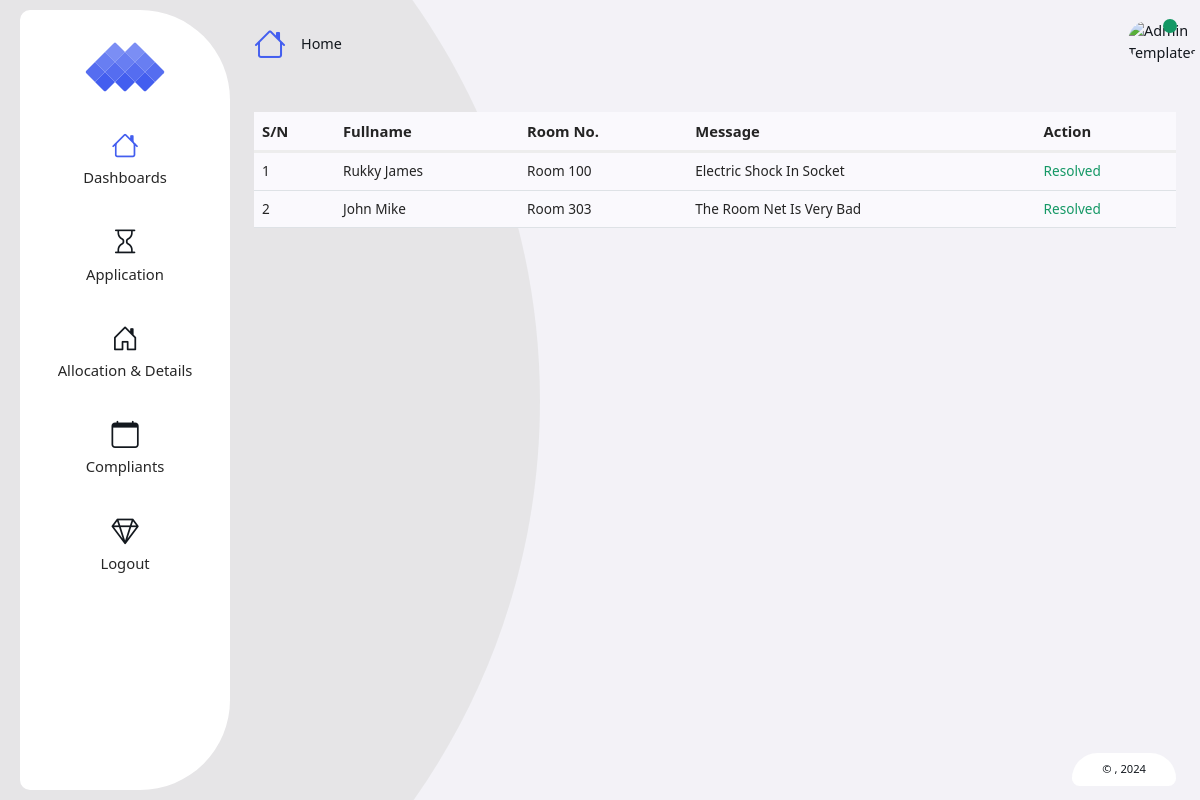
/php/view/admin/compliants.php (signed in), run on the app's committed database.
### tables this page shows
CREATE TABLE `complians` (
  `id` int(255) NOT NULL,
  `fullname` varchar(255) NOT NULL,
  `roomNo` varchar(255) NOT NULL,
  `message` varchar(1000) NOT NULL,
  `status` varchar(255) NOT NULL,
  `action` varchar(255) NOT NULL
);

### php/model/config.php (called while the page is built, shortened)
<?php
class Config{
    public $hostname = 'localhost';
    public $username = 'root';
    public $password = '';
    public $database = 'hostel';
    public $connection;
    public function __construct()
    {
        $this->connection = new mysqli($this->hostname, $this->username, $this->password, $this->database);
    }
    public function connection()
    {
        return $this->connection;
    }
}

### php/model/compliants.php (the view, shortened to what this page needs)
<?php
class Compliants{
    public $connection;
    public function __construct()
    {
        $connect = new Config();
        $this->connection = $connect->connection();
    }
    public function complaintsMessage(){
        $prepared = "SELECT * FROM `complians` ORDER BY id DESC";
        $sql = $this->connection->query($prepared);
        if($sql->num_rows > 0){
            $i = 1;
            foreach ($sql as $value) {
                echo '<tr>
                        <td>'.$i++.'</td>
                        <td class="text-capitalize">'.$value['fullname'].'</td>
                        <td class="text-capitalize">'.$value['roomNo'].'</td>
                        <td class="text-capitalize">'.$value['message'].'</td>';
                    if ($value['action'] == '') {
                        echo '<td><a href="http://localhost/hostel/php/controller/resolve.php?id='.$value['id'].'" class="btn btn-primary">Resolve</td>';
                    }else{
                        echo '<td class="text-success">Resolved</td>';
                    }
                    echo '</tr>';
            }
        }
    }
}

### data on the page
complians: fullname "Rukky James", roomNo "Room 100", message "Electric Shock In Socket", action "Resolved"
complians: fullname "John Mike", roomNo "Room 303", message "The Room Net Is Very Bad", action "Resolved"
